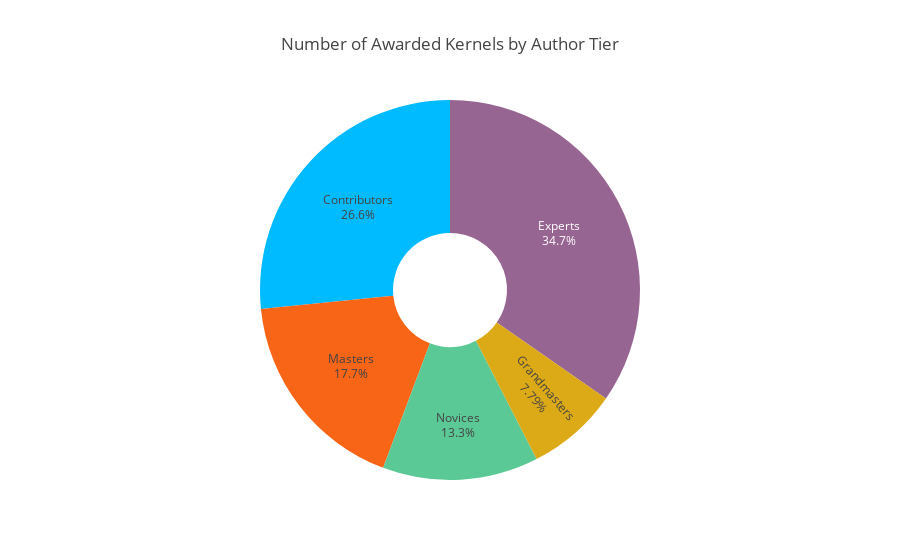

The notebook cell saved with this chart:
### Markdown cell above
### One might also think that these Top Authors are the ones who publish the most in Kaggle. However, the **DATA** says something else !

The following graph shows the how many kernels were published by each Author Category (Preformance Tier):

### Code cell
nbr_awarded_kernels_per_tier = medal_kernels['PerformanceTier'].value_counts()
nbr_awarded_kernels_per_tier = nbr_awarded_kernels_per_tier.sort_index()
#nbr_awarded_kernels_per_tier

tier_colors = ['#5AC995', '#00BBFF', '#976591', '#F96517', '#DCA917']

fig = {
    'data': [{
        'type': 'pie',
        'labels': ['Novices', 'Contributors', 'Experts', 'Masters', 'Grandmasters'],
        'values': nbr_awarded_kernels_per_tier,
        'hole': .3,
        'textinfo': 'percent+label',
        'marker': {'colors': tier_colors}
    }],
    'layout': {
        'title': f'Number of Awarded Kernels by Author Tier',
        'showlegend': False
    }
}
iplot(fig)

### Figure 1 — Plotly figure (JSON) as saved in the notebook; plotly's stock layout.template omitted (floating-point values rounded to 4 significant figures)
{"data": [{"hole": 0.3, "labels": ["Novices", "Contributors", "Experts", "Masters", "Grandmasters"], "marker": {"colors": ["#5AC995", "#00BBFF", "#976591", "#F96517", "#DCA917"]}, "textinfo": "percent+label", "type": "pie", "uid": "e561b3a5-53e8-4746-a538-0f42a5c0c68e", "values": [1164, 2334, 3044, 1553, 684]}], "layout": {"showlegend": false, "title": {"text": "Number of Awarded Kernels by Author Tier"}}}
